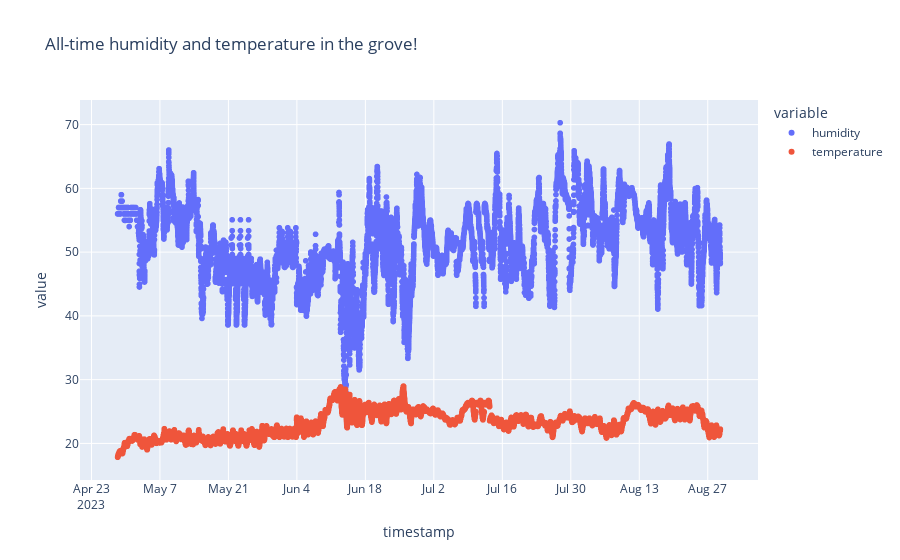

Here is the notebook cell this chart was saved with:
### Code cell
fig = px.scatter(df, x="timestamp", y=["humidity","temperature"], title='All-time humidity and temperature in the grove!')
fig.show()

### Figure 1 — Plotly figure (JSON) as saved in the notebook; plotly's stock layout.template omitted (floating-point values rounded to 4 significant figures; data arrays with more than 128 entries replaced by an {"elided": "..."} marker saying what was removed)
{"data": [{"hovertemplate": "variable=humidity<br>timestamp=%{x}<br>value=%{y}<extra></extra>", "legendgroup": "humidity", "marker": {"color": "#636efa", "symbol": "circle"}, "mode": "markers", "name": "humidity", "showlegend": true, "type": "scattergl", "x": {"elided": "17301 str values"}, "xaxis": "x", "y": {"elided": "17301 float values"}, "yaxis": "y"}, {"hovertemplate": "variable=temperature<br>timestamp=%{x}<br>value=%{y}<extra></extra>", "legendgroup": "temperature", "marker": {"color": "#EF553B", "symbol": "circle"}, "mode": "markers", "name": "temperature", "showlegend": true, "type": "scattergl", "x": {"elided": "17301 str values"}, "xaxis": "x", "y": {"elided": "17301 float values"}, "yaxis": "y"}], "layout": {"legend": {"title": {"text": "variable"}, "tracegroupgap": 0}, "title": {"text": "All-time humidity and temperature in the grove!"}, "xaxis": {"anchor": "y", "domain": [0, 1], "title": {"text": "timestamp"}}, "yaxis": {"anchor": "x", "domain": [0, 1], "title": {"text": "value"}}}}
